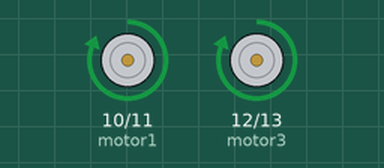
Simulated run of this sketch. Board: Arduino Uno, built with avr-gcc and run on an emulated ATmega328P. Shown: motor-driver pin pairs drawn as motors (green arrow = first pin HIGH = forward, orange = second pin HIGH = backward, longer = more drive).

Above: at 1.0 s.
At 3.0 s:
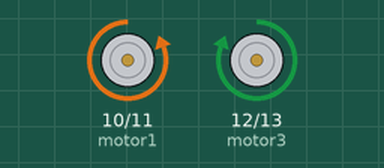
At 5.0 s:
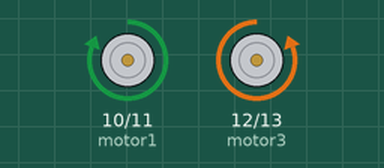
At 9.0 s:
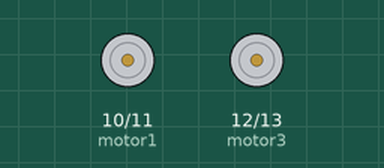
Timing chart, 0 to 13.0 s (numbered marks = the images above):
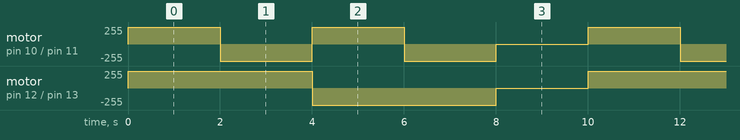

The sketch:

Day_02.ino
```cpp
// Simple grid bot program
int motor1 = 10;
int motor2 = 11;
int motor3 = 12;
int motor4 = 13;

void setup()
{
  pinMode(motor1, OUTPUT);
  pinMode(motor2, OUTPUT);
  pinMode(motor3, OUTPUT);
  pinMode(motor4, OUTPUT);
}

void loop()
{
  // move forward
  digitalWrite(motor1, HIGH);
  digitalWrite(motor2, LOW);
  digitalWrite(motor3, HIGH);
  digitalWrite(motor4, LOW);
  delay(2000);

  // turn left
  digitalWrite(motor1, LOW);
  digitalWrite(motor2, HIGH);
  digitalWrite(motor3, HIGH);
  digitalWrite(motor4, LOW);
  delay(2000);

  // turn right
  digitalWrite(motor1, HIGH);
  digitalWrite(motor2, LOW);
  digitalWrite(motor3, LOW);
  digitalWrite(motor4, HIGH);
  delay(2000);

  // move backward
  digitalWrite(motor1, LOW);
  digitalWrite(motor2, HIGH);
  digitalWrite(motor3, LOW);
  digitalWrite(motor4, HIGH);
  delay(2000);

  // stop
  digitalWrite(motor1, LOW);
  digitalWrite(motor2, LOW);
  digitalWrite(motor3, LOW);
  digitalWrite(motor4, LOW);
  delay(2000);
}
```

Measured:
- by itself, motor on pin 12 (motor3) / pin 13 (motor4): repeats every 10.0 s: backward 255/255 4.0 s, stopped 2.0 s, forward 255/255 4.0 s
- by itself, motor on pin 10 (motor1) / pin 11 (motor2): repeats every 10.0 s: backward 255/255 2.0 s, forward 255/255 2.0 s, backward 255/255 2.0 s, stopped 2.0 s, forward 255/255 2.0 s
